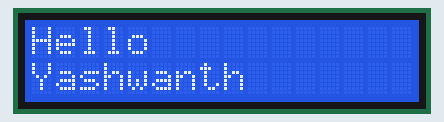
Recording of a sketch running on a simulated Arduino Uno, built with avr-gcc and run on an emulated ATmega328P. On the bench: 16×2 character LCD.

Above: at 0.1 s.
At 10.1 s:
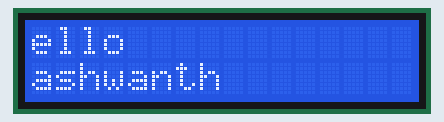
At 20.1 s:
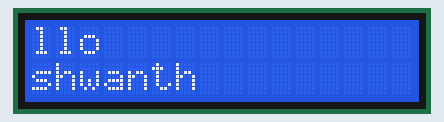
At 40.1 s:
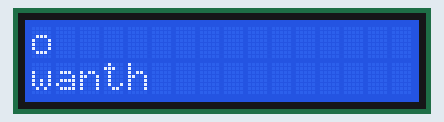
At 60.1 s:
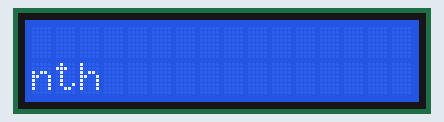
At 80.1 s:
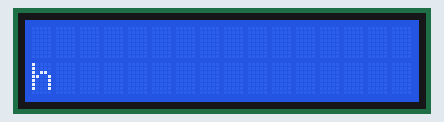

The sketch:

LCD_code.ino
```cpp
#include <LiquidCrystal.h>

// initialize the library with the numbers of the interface pins

LiquidCrystal lcd(0, 1, 8, 9, 10, 11); /// REGISTER SELECT PIN,ENABLE PIN,D4 PIN,D5 PIN, D6 PIN, D7 PIN

void setup()

{

// set up the LCD’s number of columns and rows:

lcd.begin(16, 2);

}


void loop()

{

// set the cursor to column 0, line 1

lcd.print("Hello");//print name

lcd.setCursor(0, 1); // set the cursor to column 0, line 2

lcd.print("Yashwanth");//print name

delay(10000);//delay of 0.75sec

lcd.scrollDisplayLeft();//shifting data on LCD

lcd.setCursor(0, 0);// set the cursor to column 0, line1

}
```

Measured:
- what the display in image 1 shows lasts 10.0 s, from 10.1 s to 20.1 s
